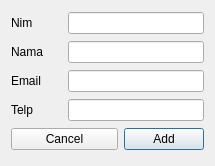
<?xml version="1.0" encoding="UTF-8"?>
<ui version="4.0">
 <class>EntryDataDialog</class>
 <widget class="QDialog" name="EntryDataDialog">
  <property name="geometry">
   <rect>
    <x>0</x>
    <y>0</y>
    <width>215</width>
    <height>166</height>
   </rect>
  </property>
  <property name="windowTitle">
   <string>Data Entry</string>
  </property>
  <layout class="QGridLayout" name="gridLayout">
   <item row="0" column="0">
    <widget class="QLabel" name="label">
     <property name="text">
      <string>Nim</string>
     </property>
    </widget>
   </item>
   <item row="0" column="1" colspan="2">
    <widget class="QLineEdit" name="lineEditNim">
     <property name="inputMask">
      <string>9999999999</string>
     </property>
    </widget>
   </item>
   <item row="1" column="0">
    <widget class="QLabel" name="label_2">
     <property name="text">
      <string>Nama</string>
     </property>
    </widget>
   </item>
   <item row="1" column="1" colspan="2">
    <widget class="QLineEdit" name="lineEditNama">
     <property name="text">
      <string/>
     </property>
    </widget>
   </item>
   <item row="2" column="0">
    <widget class="QLabel" name="label_3">
     <property name="text">
      <string>Email</string>
     </property>
    </widget>
   </item>
   <item row="2" column="1" colspan="2">
    <widget class="QLineEdit" name="lineEditEmail"/>
   </item>
   <item row="3" column="0">
    <widget class="QLabel" name="label_4">
     <property name="text">
      <string>Telp</string>
     </property>
    </widget>
   </item>
   <item row="3" column="1" colspan="2">
    <widget class="QLineEdit" name="lineEditTelp">
     <property name="inputMask">
      <string>99999999999999</string>
     </property>
    </widget>
   </item>
   <item row="4" column="0" colspan="2">
    <widget class="QPushButton" name="pushButtonCancel">
     <property name="text">
      <string>Cancel</string>
     </property>
    </widget>
   </item>
   <item row="4" column="2">
    <widget class="QPushButton" name="pushButtonAdd">
     <property name="text">
      <string>Add</string>
     </property>
     <property name="default">
      <bool>true</bool>
     </property>
    </widget>
   </item>
  </layout>
 </widget>
 <resources/>
 <connections>
  <connection>
   <sender>pushButtonAdd</sender>
   <signal>clicked()</signal>
   <receiver>EntryDataDialog</receiver>
   <slot>accept()</slot>
   <hints>
    <hint type="sourcelabel">
     <x>144</x>
     <y>129</y>
    </hint>
    <hint type="destinationlabel">
     <x>183</x>
     <y>106</y>
    </hint>
   </hints>
  </connection>
  <connection>
   <sender>pushButtonCancel</sender>
   <signal>clicked()</signal>
   <receiver>EntryDataDialog</receiver>
   <slot>reject()</slot>
   <hints>
    <hint type="sourcelabel">
     <x>44</x>
     <y>137</y>
    </hint>
    <hint type="destinationlabel">
     <x>2</x>
     <y>114</y>
    </hint>
   </hints>
  </connection>
 </connections>
</ui>
